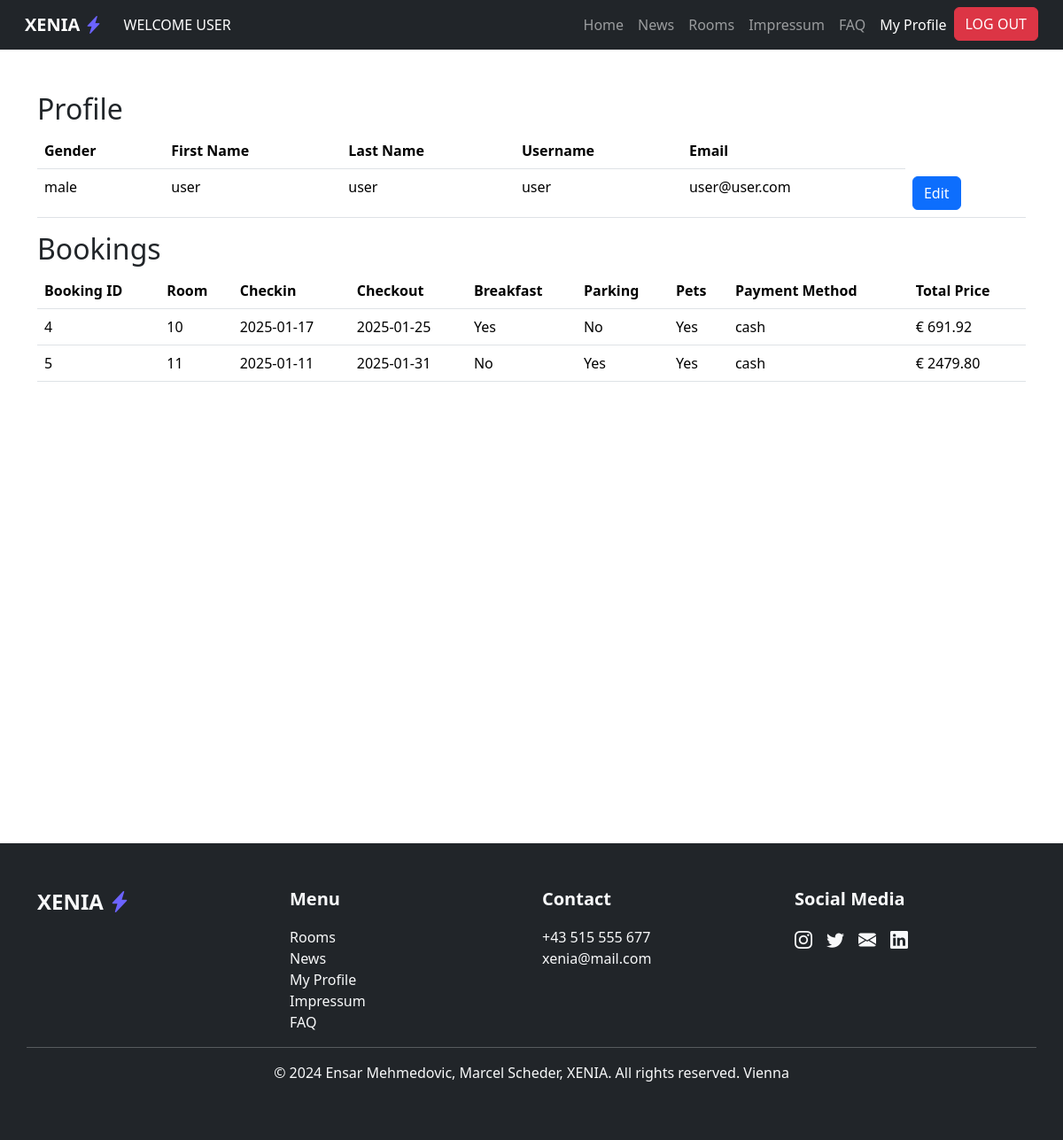
The page /Hotel-Website/index.php?page=profile (signed in) on the database as committed earlier.
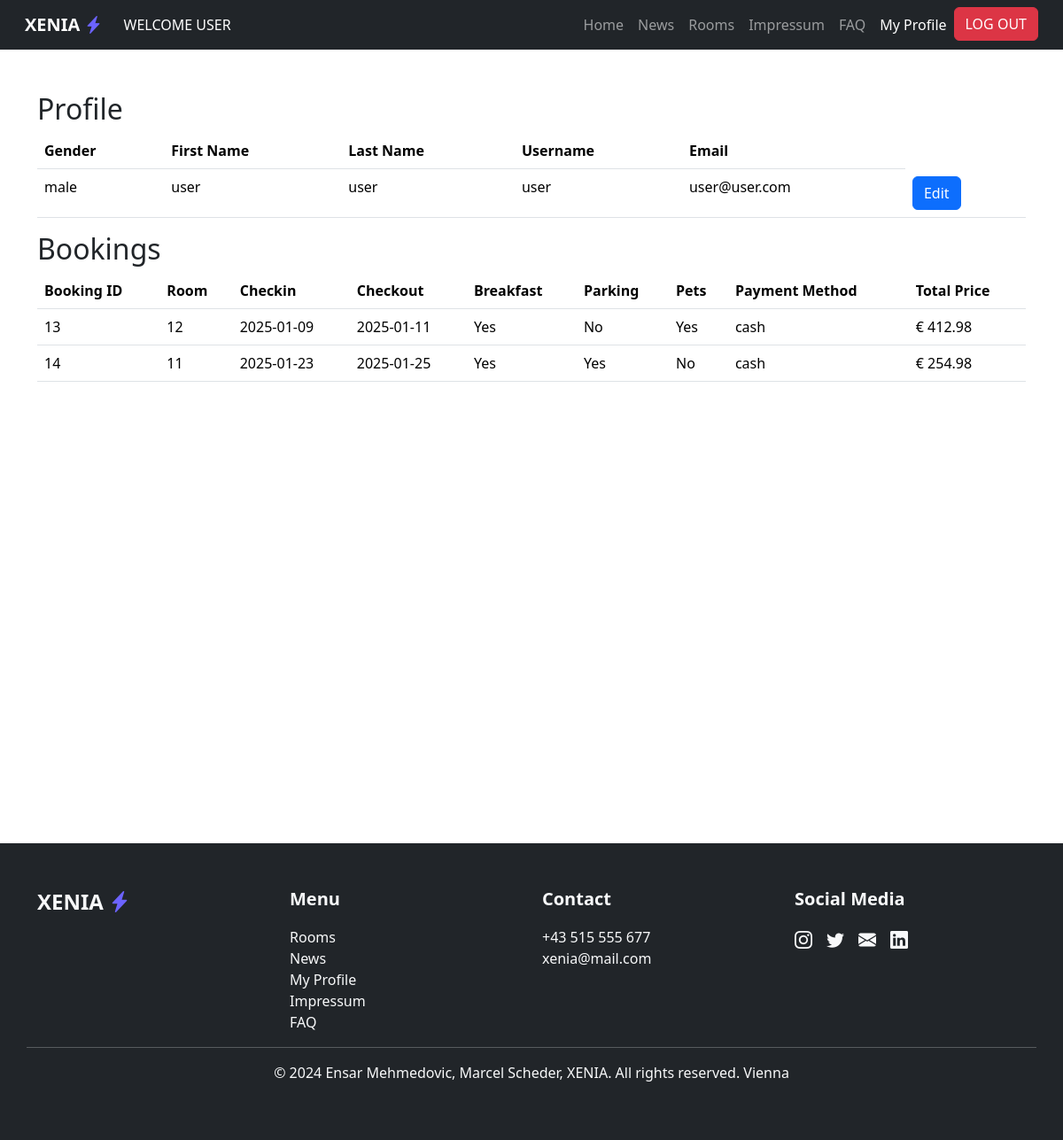
The same page on the database as committed later.
### tables this page shows
CREATE TABLE `bookings` (
  `booking_id` int(11) NOT NULL,
  `fk_user_id` int(11) DEFAULT NULL,
  `fk_room_id` int(11) DEFAULT NULL,
  `checkin` date DEFAULT NULL,
  `checkout` date DEFAULT NULL,
  `breakfast_included` tinyint(1) DEFAULT 0,
  `parking_included` tinyint(1) DEFAULT 0,
  `pets_included` tinyint(1) DEFAULT 0,
  `payment_method` enum('cash') NOT NULL DEFAULT 'cash',
  `booking_status` enum('new','confirmed','canceled') NOT NULL,
  `price_total` decimal(10,2) NOT NULL,
  `created_at` datetime NOT NULL DEFAULT current_timestamp()
);

### Hotel-Website/includes/content/myprofile.php (the view, shortened to what this page needs)
<?php
    require_once 'config/dbaccess.php';
    $connection = new mysqli($host, $dbusername, $dbpassword, $dbname);
    $user_id = $_SESSION['user_id'];
    $query = "SELECT user_id, gender, firstName, lastName, username, email FROM users WHERE user_id = ?";
    $stmt = $connection->prepare($query);
    $stmt->bind_param("i", $user_id);
    $stmt->execute();
    $result = $stmt->get_result()->fetch_assoc();
    $bookingsQuery = "SELECT booking_id, fk_user_id, fk_room_id, checkin, checkout, breakfast_included, parking_included, pets_included, payment_method, booking_status, price_total, created_at FROM bookings WHERE fk_user_id = ?";
    $bookingsStmt = $pdo->prepare($bookingsQuery);
    $bookingsStmt->bindParam(1, $user_id, PDO::PARAM_INT);
    $bookingsStmt->execute();
    $bookingsResult = $bookingsStmt->fetchAll(PDO::FETCH_ASSOC);
?>
<section class="container my-5 vh-100">
    <div class="table-responsive">
        <h2>Profile</h2>
        <table class="table">
            <thead>
                <tr>
                    <th>Gender</th>
                    <th>First Name</th>
                    <th>Last Name</th>
                    <th>Username</th>
                    <th>Email</th>
                </tr>
            </thead>
            <tbody>
                <tr>
                    <td><?php echo htmlspecialchars($result['gender']); ?></td>
                    <td><?php echo htmlspecialchars($result['firstName']); ?></td>
                    <td><?php echo htmlspecialchars($result['lastName']); ?></td>
                    <td><?php echo htmlspecialchars($result['username']); ?></td>
                    <td><?php echo htmlspecialchars($result['email']); ?></td>
                    <td>
                        <a href="includes/content/editUser.php?user_id=<?php echo $result['user_id']; ?>" class="btn btn-primary">Edit</a>
                    </td>
                </tr>
            </tbody>
        </table>
    </div>
    <div class="table-responsive">
        <h2>Bookings</h2>
        <table class="table">
            <thead>
                <tr>
                    <th scope="col">Booking ID</th>
                    <th scope="col">Room</th>
                    <th scope="col">Checkin</th>
                    <th scope="col">Checkout</th>
                    <th scope="col">Breakfast</th>
                    <th scope="col">Parking</th>
                    <th scope="col">Pets</th>
                    <th scope="col">Payment Method</th>
                    <th scope="col">Total Price</th>
                </tr>
            </thead>
            <tbody>
                <?php
                foreach ($bookingsResult as $row) {
                    echo "<tr>
                        <td>{$row['booking_id']}</td>
                        <td>{$row['fk_room_id']}</td>
                        <td>{$row['checkin']}</td>
                        <td>{$row['checkout']}</td>
                        <td>" . ($row['breakfast_included'] ? 'Yes' : 'No') . "</td>
                        <td>" . ($row['parking_included'] ? 'Yes' : 'No') . "</td>
                        <td>" . ($row['pets_included'] ? 'Yes' : 'No') . "</td>
                        <td>{$row['payment_method']}</td>
                        <td>€ {$row['price_total']}</td>
                    </tr>";
                }
                ?>
            </tbody>
        </table>
    </div>
</section>

Rows that differ between the two databases and show on the page:
removed bookings: booking_id "4", fk_room "10", checkin "2025-01-17", checkout "2025-01-25", breakfast_included "Yes", parking_included "No", pets_included "Yes", payment_method "cash", price_total "691.92"
removed bookings: booking_id "5", fk_room "11", checkin "2025-01-11", checkout "2025-01-31", breakfast_included "No", parking_included "Yes", pets_included "Yes", payment_method "cash", price_total "2479.80"
added bookings: booking_id "13", fk_room "12", checkin "2025-01-09", checkout "2025-01-11", breakfast_included "Yes", parking_included "No", pets_included "Yes", payment_method "cash", price_total "412.98"
added bookings: booking_id "14", fk_room "11", checkin "2025-01-23", checkout "2025-01-25", breakfast_included "Yes", parking_included "Yes", pets_included "No", payment_method "cash", price_total "254.98"
